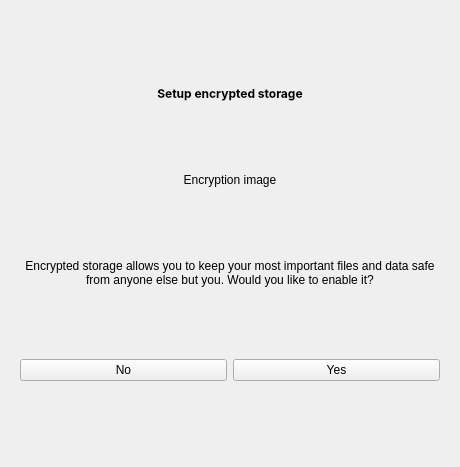
<?xml version="1.0" encoding="UTF-8"?>
<ui version="4.0">
 <class>CryptoManagerWidget</class>
 <widget class="QWidget" name="CryptoManagerWidget">
  <property name="geometry">
   <rect>
    <x>0</x>
    <y>0</y>
    <width>460</width>
    <height>467</height>
   </rect>
  </property>
  <property name="windowTitle">
   <string>Form</string>
  </property>
  <layout class="QVBoxLayout" name="verticalLayout">
   <item>
    <widget class="QStackedWidget" name="activityWidget">
     <property name="currentIndex">
      <number>0</number>
     </property>
     <widget class="QWidget" name="page">
      <layout class="QVBoxLayout" name="verticalLayout_2">
       <item>
        <layout class="QGridLayout" name="gridLayout">
         <item row="3" column="0">
          <widget class="QLabel" name="encryptionImageLabel">
           <property name="text">
            <string>Encryption image</string>
           </property>
           <property name="alignment">
            <set>Qt::AlignCenter</set>
           </property>
          </widget>
         </item>
         <item row="6" column="0">
          <spacer name="verticalSpacer_4">
           <property name="orientation">
            <enum>Qt::Vertical</enum>
           </property>
           <property name="sizeHint" stdset="0">
            <size>
             <width>20</width>
             <height>40</height>
            </size>
           </property>
          </spacer>
         </item>
         <item row="2" column="0">
          <spacer name="verticalSpacer">
           <property name="orientation">
            <enum>Qt::Vertical</enum>
           </property>
           <property name="sizeHint" stdset="0">
            <size>
             <width>20</width>
             <height>40</height>
            </size>
           </property>
          </spacer>
         </item>
         <item row="4" column="0">
          <spacer name="verticalSpacer_2">
           <property name="orientation">
            <enum>Qt::Vertical</enum>
           </property>
           <property name="sizeHint" stdset="0">
            <size>
             <width>20</width>
             <height>40</height>
            </size>
           </property>
          </spacer>
         </item>
         <item row="5" column="0">
          <widget class="QLabel" name="descriptionLabel">
           <property name="text">
            <string>&lt;html&gt;&lt;head/&gt;&lt;body&gt;&lt;p&gt;&lt;span style=&quot; font-family:'u001';&quot;&gt;Encrypted storage allows you to keep your most important files and data safe from anyone else but you. Would you like to enable it&lt;/span&gt;&lt;span style=&quot; font-family:'Inter';&quot;&gt;?&lt;/span&gt;&lt;/p&gt;&lt;/body&gt;&lt;/html&gt;</string>
           </property>
           <property name="alignment">
            <set>Qt::AlignCenter</set>
           </property>
           <property name="wordWrap">
            <bool>true</bool>
           </property>
          </widget>
         </item>
         <item row="7" column="0">
          <layout class="QGridLayout" name="gridLayout_2">
           <property name="bottomMargin">
            <number>0</number>
           </property>
           <item row="0" column="0">
            <widget class="QPushButton" name="setupAbortBtn">
             <property name="text">
              <string>No</string>
             </property>
            </widget>
           </item>
           <item row="0" column="1">
            <widget class="QPushButton" name="setupContinueBtn">
             <property name="text">
              <string>Yes</string>
             </property>
            </widget>
           </item>
          </layout>
         </item>
         <item row="1" column="0">
          <widget class="QLabel" name="encryptionSetupLabel">
           <property name="font">
            <font>
             <family>Inter</family>
             <weight>75</weight>
             <bold>true</bold>
            </font>
           </property>
           <property name="text">
            <string>Setup encrypted storage</string>
           </property>
           <property name="alignment">
            <set>Qt::AlignCenter</set>
           </property>
           <property name="wordWrap">
            <bool>true</bool>
           </property>
          </widget>
         </item>
         <item row="0" column="0">
          <spacer name="verticalSpacer_3">
           <property name="orientation">
            <enum>Qt::Vertical</enum>
           </property>
           <property name="sizeHint" stdset="0">
            <size>
             <width>20</width>
             <height>40</height>
            </size>
           </property>
          </spacer>
         </item>
         <item row="8" column="0">
          <spacer name="verticalSpacer_5">
           <property name="orientation">
            <enum>Qt::Vertical</enum>
           </property>
           <property name="sizeHint" stdset="0">
            <size>
             <width>20</width>
             <height>40</height>
            </size>
           </property>
          </spacer>
         </item>
        </layout>
       </item>
      </layout>
     </widget>
     <widget class="QWidget" name="page_2">
      <layout class="QVBoxLayout" name="verticalLayout_3">
       <item>
        <layout class="QGridLayout" name="gridLayout_3">
         <item row="1" column="0">
          <widget class="QLabel" name="successLabel">
           <property name="font">
            <font>
             <family>Inter</family>
             <weight>75</weight>
             <bold>true</bold>
            </font>
           </property>
           <property name="text">
            <string>Storage encryption successfully setup</string>
           </property>
           <property name="alignment">
            <set>Qt::AlignCenter</set>
           </property>
           <property name="wordWrap">
            <bool>true</bool>
           </property>
          </widget>
         </item>
         <item row="6" column="0">
          <spacer name="verticalSpacer_9">
           <property name="orientation">
            <enum>Qt::Vertical</enum>
           </property>
           <property name="sizeHint" stdset="0">
            <size>
             <width>20</width>
             <height>40</height>
            </size>
           </property>
          </spacer>
         </item>
         <item row="0" column="0">
          <spacer name="verticalSpacer_8">
           <property name="orientation">
            <enum>Qt::Vertical</enum>
           </property>
           <property name="sizeHint" stdset="0">
            <size>
             <width>20</width>
             <height>40</height>
            </size>
           </property>
          </spacer>
         </item>
         <item row="7" column="0">
          <widget class="QPushButton" name="exitSuccessBtn">
           <property name="text">
            <string>Continue</string>
           </property>
          </widget>
         </item>
         <item row="2" column="0">
          <spacer name="verticalSpacer_7">
           <property name="orientation">
            <enum>Qt::Vertical</enum>
           </property>
           <property name="sizeHint" stdset="0">
            <size>
             <width>20</width>
             <height>40</height>
            </size>
           </property>
          </spacer>
         </item>
         <item row="5" column="0">
          <widget class="QLabel" name="successDescriptionLabel">
           <property name="text">
            <string>Please ensure you don't forget your passphrase, as it will be impossible to access your files without it.</string>
           </property>
           <property name="alignment">
            <set>Qt::AlignCenter</set>
           </property>
           <property name="wordWrap">
            <bool>true</bool>
           </property>
          </widget>
         </item>
         <item row="4" column="0">
          <spacer name="verticalSpacer_6">
           <property name="orientation">
            <enum>Qt::Vertical</enum>
           </property>
           <property name="sizeHint" stdset="0">
            <size>
             <width>20</width>
             <height>40</height>
            </size>
           </property>
          </spacer>
         </item>
         <item row="3" column="0">
          <widget class="QLabel" name="checkImageLabel">
           <property name="text">
            <string>Check image</string>
           </property>
           <property name="alignment">
            <set>Qt::AlignCenter</set>
           </property>
          </widget>
         </item>
         <item row="8" column="0">
          <spacer name="verticalSpacer_10">
           <property name="orientation">
            <enum>Qt::Vertical</enum>
           </property>
           <property name="sizeHint" stdset="0">
            <size>
             <width>20</width>
             <height>40</height>
            </size>
           </property>
          </spacer>
         </item>
        </layout>
       </item>
      </layout>
     </widget>
     <widget class="QWidget" name="page_3">
      <layout class="QVBoxLayout" name="verticalLayout_6">
       <item>
        <layout class="QGridLayout" name="gridLayout_5">
         <item row="1" column="0">
          <widget class="QLabel" name="failureLabel">
           <property name="font">
            <font>
             <family>Inter</family>
             <weight>75</weight>
             <bold>true</bold>
            </font>
           </property>
           <property name="text">
            <string>There was an error</string>
           </property>
           <property name="alignment">
            <set>Qt::AlignCenter</set>
           </property>
           <property name="wordWrap">
            <bool>true</bool>
           </property>
          </widget>
         </item>
         <item row="6" column="0">
          <spacer name="verticalSpacer_13">
           <property name="orientation">
            <enum>Qt::Vertical</enum>
           </property>
           <property name="sizeHint" stdset="0">
            <size>
             <width>20</width>
             <height>40</height>
            </size>
           </property>
          </spacer>
         </item>
         <item row="0" column="0">
          <spacer name="verticalSpacer_14">
           <property name="orientation">
            <enum>Qt::Vertical</enum>
           </property>
           <property name="sizeHint" stdset="0">
            <size>
             <width>20</width>
             <height>40</height>
            </size>
           </property>
          </spacer>
         </item>
         <item row="7" column="0">
          <widget class="QPushButton" name="failureContinueBtn">
           <property name="text">
            <string>Continue</string>
           </property>
          </widget>
         </item>
         <item row="2" column="0">
          <spacer name="verticalSpacer_15">
           <property name="orientation">
            <enum>Qt::Vertical</enum>
           </property>
           <property name="sizeHint" stdset="0">
            <size>
             <width>20</width>
             <height>40</height>
            </size>
           </property>
          </spacer>
         </item>
         <item row="5" column="0">
          <widget class="QLabel" name="failureDescriptionLabel">
           <property name="text">
            <string>Something wrong happened during the storage encryption process. Please try again later.</string>
           </property>
           <property name="alignment">
            <set>Qt::AlignCenter</set>
           </property>
           <property name="wordWrap">
            <bool>true</bool>
           </property>
          </widget>
         </item>
         <item row="4" column="0">
          <spacer name="verticalSpacer_16">
           <property name="orientation">
            <enum>Qt::Vertical</enum>
           </property>
           <property name="sizeHint" stdset="0">
            <size>
             <width>20</width>
             <height>40</height>
            </size>
           </property>
          </spacer>
         </item>
         <item row="3" column="0">
          <widget class="QLabel" name="failureImageLabel">
           <property name="text">
            <string>Failure image</string>
           </property>
           <property name="alignment">
            <set>Qt::AlignCenter</set>
           </property>
          </widget>
         </item>
         <item row="8" column="0">
          <spacer name="verticalSpacer_17">
           <property name="orientation">
            <enum>Qt::Vertical</enum>
           </property>
           <property name="sizeHint" stdset="0">
            <size>
             <width>20</width>
             <height>40</height>
            </size>
           </property>
          </spacer>
         </item>
        </layout>
       </item>
      </layout>
     </widget>
     <widget class="QWidget" name="page_4">
      <layout class="QVBoxLayout" name="verticalLayout_4">
       <item>
        <layout class="QGridLayout" name="gridLayout_4">
         <item row="1" column="0">
          <widget class="QStackedWidget" name="hourglassWidget">
           <property name="sizePolicy">
            <sizepolicy hsizetype="MinimumExpanding" vsizetype="MinimumExpanding">
             <horstretch>100</horstretch>
             <verstretch>100</verstretch>
            </sizepolicy>
           </property>
           <widget class="QWidget" name="page_5">
            <layout class="QVBoxLayout" name="verticalLayout_5"/>
           </widget>
           <widget class="QWidget" name="page_6"/>
          </widget>
         </item>
         <item row="2" column="0">
          <spacer name="verticalSpacer_11">
           <property name="orientation">
            <enum>Qt::Vertical</enum>
           </property>
           <property name="sizeHint" stdset="0">
            <size>
             <width>20</width>
             <height>40</height>
            </size>
           </property>
          </spacer>
         </item>
         <item row="0" column="0">
          <spacer name="verticalSpacer_12">
           <property name="orientation">
            <enum>Qt::Vertical</enum>
           </property>
           <property name="sizeHint" stdset="0">
            <size>
             <width>20</width>
             <height>40</height>
            </size>
           </property>
          </spacer>
         </item>
        </layout>
       </item>
      </layout>
     </widget>
     <widget class="QWidget" name="page_7">
      <layout class="QVBoxLayout" name="verticalLayout_7">
       <item>
        <layout class="QGridLayout" name="gridLayout_6">
         <item row="1" column="0">
          <widget class="QLabel" name="warningLabel">
           <property name="font">
            <font>
             <weight>75</weight>
             <bold>true</bold>
            </font>
           </property>
           <property name="text">
            <string>Storage encryption can't be enabled</string>
           </property>
           <property name="alignment">
            <set>Qt::AlignCenter</set>
           </property>
           <property name="wordWrap">
            <bool>true</bool>
           </property>
          </widget>
         </item>
         <item row="0" column="0">
          <spacer name="verticalSpacer_18">
           <property name="orientation">
            <enum>Qt::Vertical</enum>
           </property>
           <property name="sizeHint" stdset="0">
            <size>
             <width>20</width>
             <height>40</height>
            </size>
           </property>
          </spacer>
         </item>
         <item row="4" column="0">
          <spacer name="verticalSpacer_21">
           <property name="orientation">
            <enum>Qt::Vertical</enum>
           </property>
           <property name="sizeHint" stdset="0">
            <size>
             <width>20</width>
             <height>40</height>
            </size>
           </property>
          </spacer>
         </item>
         <item row="6" column="0">
          <spacer name="verticalSpacer_19">
           <property name="orientation">
            <enum>Qt::Vertical</enum>
           </property>
           <property name="sizeHint" stdset="0">
            <size>
             <width>20</width>
             <height>40</height>
            </size>
           </property>
          </spacer>
         </item>
         <item row="3" column="0">
          <widget class="QLabel" name="warningImageLabel">
           <property name="text">
            <string>Warning image</string>
           </property>
           <property name="alignment">
            <set>Qt::AlignCenter</set>
           </property>
          </widget>
         </item>
         <item row="9" column="0">
          <spacer name="verticalSpacer_22">
           <property name="orientation">
            <enum>Qt::Vertical</enum>
           </property>
           <property name="sizeHint" stdset="0">
            <size>
             <width>20</width>
             <height>40</height>
            </size>
           </property>
          </spacer>
         </item>
         <item row="2" column="0">
          <spacer name="verticalSpacer_20">
           <property name="orientation">
            <enum>Qt::Vertical</enum>
           </property>
           <property name="sizeHint" stdset="0">
            <size>
             <width>20</width>
             <height>40</height>
            </size>
           </property>
          </spacer>
         </item>
         <item row="5" column="0">
          <widget class="QLabel" name="warningDescriptionLabel">
           <property name="text">
            <string>To enable storage encryption, please put at least one book in the &quot;encfs-dropbox&quot; folder of your onboard storage.</string>
           </property>
           <property name="alignment">
            <set>Qt::AlignCenter</set>
           </property>
           <property name="wordWrap">
            <bool>true</bool>
           </property>
          </widget>
         </item>
         <item row="8" column="0">
          <layout class="QGridLayout" name="gridLayout_7">
           <property name="bottomMargin">
            <number>0</number>
           </property>
           <item row="0" column="0">
            <widget class="QPushButton" name="acceptBtn">
             <property name="text">
              <string>Cancel</string>
             </property>
            </widget>
           </item>
           <item row="0" column="1">
            <widget class="QPushButton" name="usbmsBtn">
             <property name="text">
              <string>Add via USB</string>
             </property>
            </widget>
           </item>
          </layout>
         </item>
        </layout>
       </item>
      </layout>
     </widget>
    </widget>
   </item>
  </layout>
 </widget>
 <resources/>
 <connections/>
</ui>
